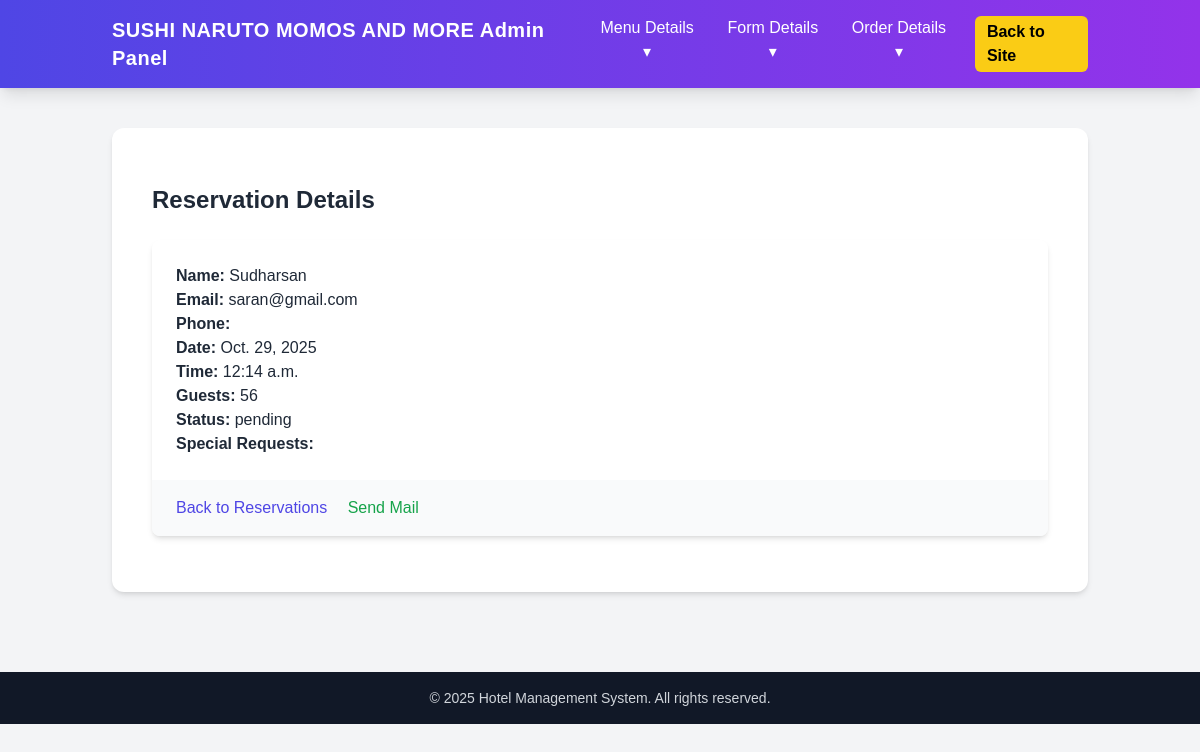
Before: /admin2/reservations/4/view/ (signed in) with the older database file.
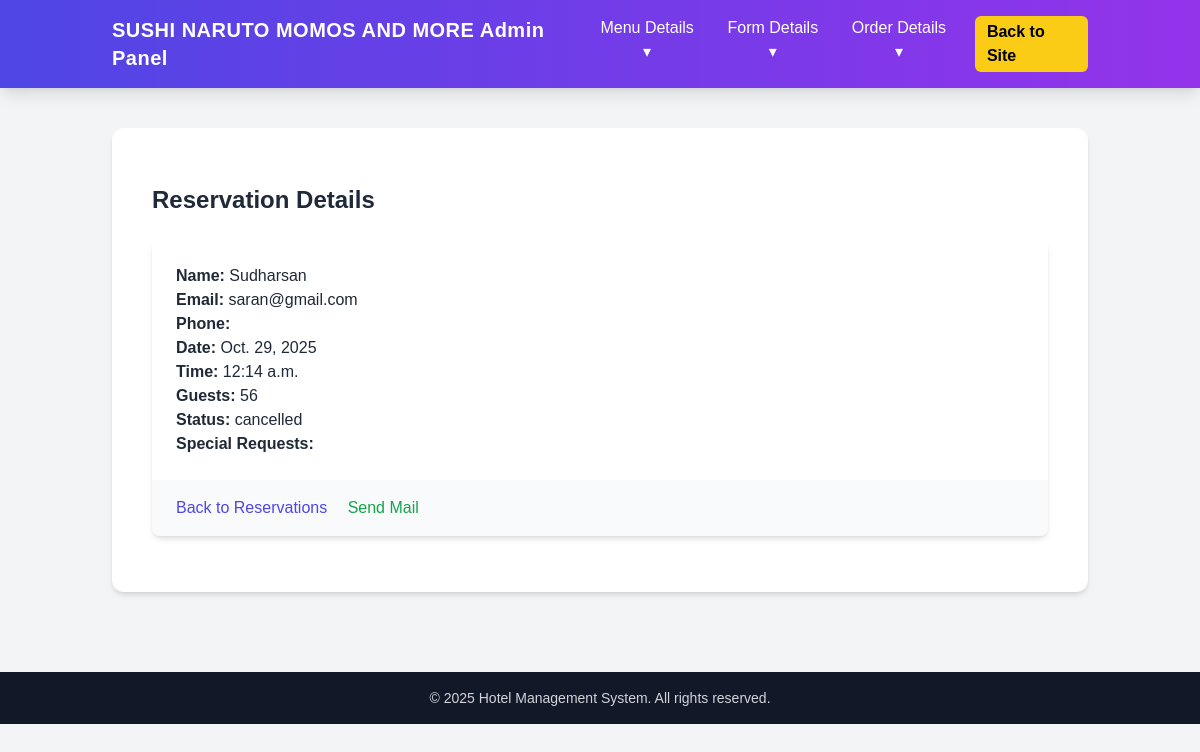
After: the same page with the newer database file.
### sushi/models.py (models this page shows, shortened)
class TableReservation(models.Model):
    name = models.CharField(max_length=100)
    email = models.EmailField()
    phone = models.CharField(max_length=20)
    date = models.DateField()
    time = models.TimeField()
    guests = models.PositiveSmallIntegerField()
    special_requests = models.TextField(blank=True, null=True)
    status = models.CharField(max_length=20, default='pending', choices=[
        ('pending', 'Pending'),
        ('confirmed', 'Confirmed'),
        ('cancelled', 'Cancelled'),
    ])
    created_at = models.DateTimeField(auto_now_add=True)

### sushi/views.py (the view)
# urls.py: path('admin2/reservations/<int:pk>/view/', views.view_reservation, name='view_reservation'),
@login_required
def view_reservation(request, pk):
    if not request.user.is_staff:
        return redirect('admin_login')
    reservation = get_object_or_404(TableReservation, pk=pk)
    return render(request, 'admin2/reservation_view.html', {
        'reservation': reservation,
        'active_tab': 'reservations'
    })

### sushi/templates/admin2/reservation_view.html (shortened to what this page needs)
{% extends "admin2/base2.html" %}
{% block content %}
<div class="container mx-auto px-4 py-8">
    <h1 class="text-2xl font-bold mb-6">Reservation Details</h1>
    <div class="bg-white shadow-md rounded-lg overflow-hidden">
        <div class="p-6">
            <p><strong>Name:</strong> {{ reservation.name }}</p>
            <p><strong>Email:</strong> {{ reservation.email }}</p>
            <p><strong>Phone:</strong> {{ reservation.phone }}</p>
            <p><strong>Date:</strong> {{ reservation.date }}</p>
            <p><strong>Time:</strong> {{ reservation.time }}</p>
            <p><strong>Guests:</strong> {{ reservation.guests }}</p>
            <p><strong>Status:</strong> {{ reservation.status }}</p>
            <p><strong>Special Requests:</strong> {{ reservation.special_requests }}</p>
        </div>
        <div class="bg-gray-50 px-6 py-4">
            <a href="{% url 'admin_reservations' %}" class="text-indigo-600 hover:text-indigo-900">Back to Reservations</a>
            <a href="mailto:{{ reservation.email }}?subject=Your%20Reservation%20Details&body=Dear%20{{ reservation.name|urlencode}},%0A%0AYour%20reservation%20for%20{{ reservation.date }}%20at%20{{ reservation.time }}%20for%20{{ reservation.guests }}%20guests%20is%20confirmed.%0A%0AThank%20you,%0AThe%20Sushi%20Restaurant"
                target="_blank" class="text-green-600 hover:text-green-900 ml-4">
                Send Mail
            </a>
        </div>
    </div>
</div>
{% endblock %}

Changed rows visible on the page:
changed TableReservation "Sudharsan": status "pending" → "cancelled"
